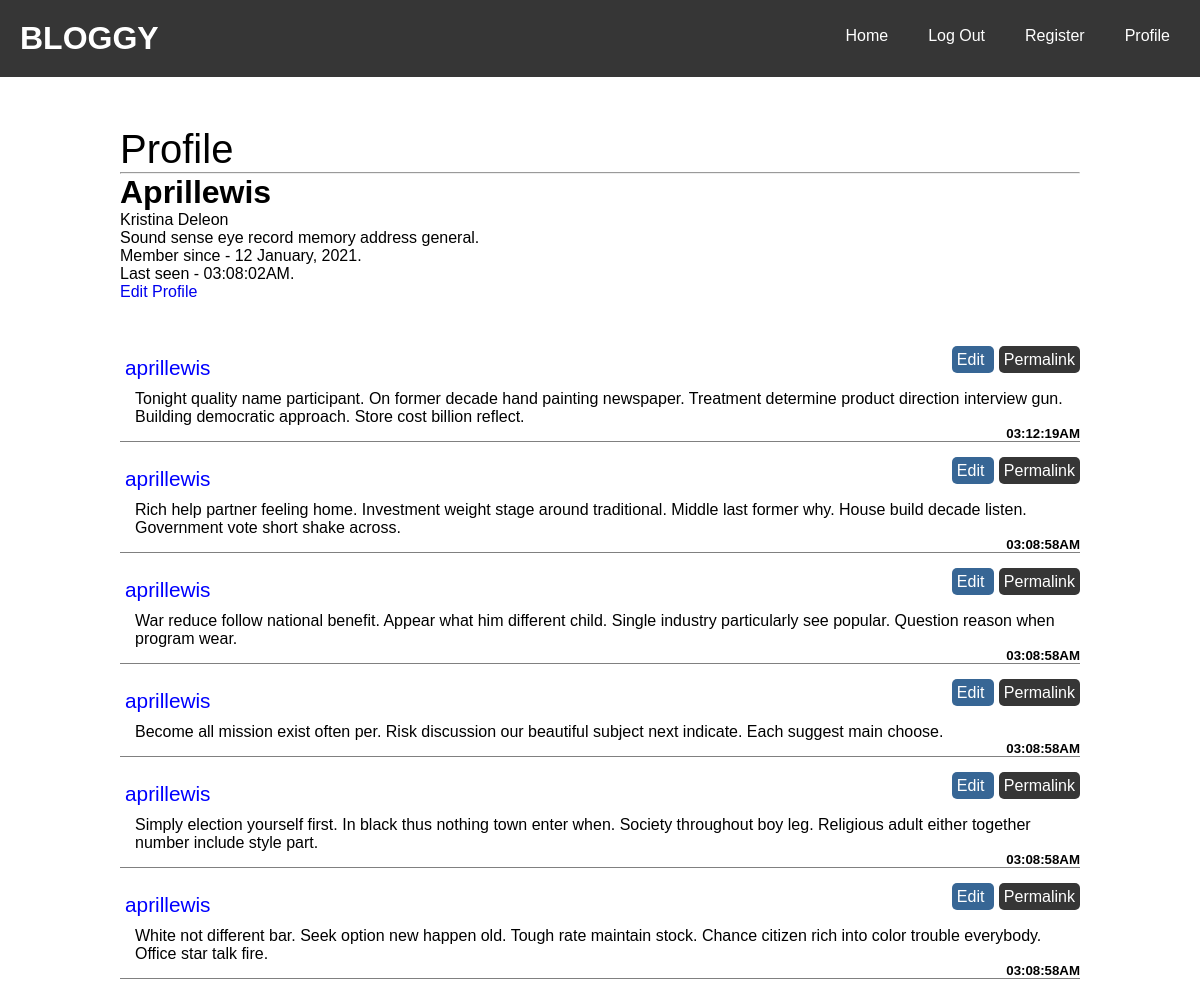
The page /user/aprillewis (signed in) on the database its author committed.
### blog/models.py (models this page shows, shortened)
class User(UserMixin, db.Model):
    __tablename__ = 'users'
    id = db.Column(db.Integer, primary_key = True)
    email = db.Column(db.String(64), unique = True, index = True)
    username = db.Column(db.String(64), unique = True, index = True)
    password_hash = db.Column(db.String(128))
    confirmed = db.Column(db.Boolean, default = True)
    name = db.Column(db.String(64))
    location = db.Column(db.String(64))
    about_me = db.Column(db.Text())
    member_since = db.Column(db.DateTime(), default = datetime.today())
    last_seen = db.Column(db.DateTime(), default = datetime.today())
    posts = db.relationship('Post', backref = 'author', lazy = 'dynamic')
    followed = db.relationship('Follow',
                               foreign_keys = [Follow.follower_id],
                               backref = db.backref('follower', lazy = 'joined'),
                               lazy = 'dynamic',
                               cascade = 'all, delete-orphan')
    followers = db.relationship('Follow',
                               foreign_keys = [Follow.followed_id],
                               backref = db.backref('followed', lazy = 'joined'),
                               lazy = 'dynamic',
                               cascade = 'all, delete-orphan')
    role_id = db.Column(db.Integer, db.ForeignKey('roles.id'))
    """
    Password is a decorated property that raises an error when it is accessed.
    Of course even with brute force, it cannot be recovered as it has been hashed.
    The setter does the hashing and a verify method is needed at last.
    """
    @property
    def password(self):
        raise AttributeError('ACCESS DENIED! PASSWORD CANNOT BE READ!')
    def can(self, perm):
        return self.role is not None and self.role.has_permission(perm)
    def is_administrator(self):
        return self.can(Permission.ADMIN)
    def ping(self):
        self.last_seen = datetime.utcnow()
        db.session.add(self)
        db.session.commit()

class Post(db.Model):
    __tablename__ = 'posts'
    id = db.Column(db.Integer, primary_key = True)
    body = db.Column(db.Text())
    timestamp = db.Column(db.DateTime(), index = True, default = datetime.now())
    author_id = db.Column(db.Integer, db.ForeignKey('users.id'))

### blog/main/views.py (the view)
@main.route('/user/<username>')
@login_required
def user(username):
    u = User.query.filter_by(username = username).first_or_404()
    posts = u.posts.order_by(Post.timestamp.desc()).all()
    return render_template('main/user.html', user = u, posts = posts)

### blog/auth/views.py (called while the page is built)
@auth.before_app_request
def before_request():
    if current_user.is_authenticated:
        current_user.ping()
        if not current_user.confirmed \
                and request.endpoint \
                and request.blueprint != 'auth' \
                and request.endpoint != 'static':
            return redirect(url_for('auth.unconfirmed'))

### blog/main/__init__.py (called while the page is built)
@main.app_context_processor
def inject_permissions():
    return dict(Permission = Permission)

### blog/models.py (called while the page is built)
@login_manager.user_loader
def load_user(user_id):
    return User.query.get(int(user_id))

    def has_permission(self, perm):
        return self.permissions & perm == perm

### blog/templates/main/user.html (shortened to what this page needs)
{% extends "base.html" %}
{% block page_name %}Profile{% endblock %}
{% block body %}
    <h1>{{ user.username | capitalize }}</h1>
    {% if user.name %}
        <p>{{ user.name }}</p>
    {% endif %}
    {% if user.about_me %}
        <p>{{ user.about_me }}</p>
    {% endif %}
    <p>
        Member since - {{ user.member_since.strftime('%d %B, %Y') }}.
    </p>
    <p>
        Last seen - {{ user.last_seen.strftime('%X%p') }}.
    </p>
    {% if user == current_user %}
        <a href="{{ url_for('.edit_profile') }}" style="text-decoration:none;">
            Edit Profile
        </a>
    {% endif %}
    {% include "_posts.html" %}
{% endblock %}

### blog/templates/base.html (shortened to what this page needs)
<!DOCTYPE html>
<html lang="en">
<head>
</head>
<body>
    <div class="flash">
    </div>
    <header>
        <h1>BLOGGY</h1>
        <nav class="nav">
            <li><a href="{{ url_for('main.index') }}">Home</a></li>
            {% if current_user.is_authenticated %}
                <li><a href="{{ url_for('auth.logout') }}">Log Out</a></li>
            {% else %}
                <li><a href="{{ url_for('auth.login') }}">Log In</a></li>
            {% endif %}
            <li><a href="{{ url_for('auth.register') }}">Register</a></li>
            {% if current_user.is_authenticated %}
                <li>
                    <a href="{{ url_for('main.user',
                             username = current_user.username) }}">
                    Profile</a>
                </li>
            {% endif %}
        </nav>
    </header>
    <div class="main-container">
        <h1 class="page-name">{% block page_name %}{% endblock %}</h1>
        <hr>
        {% block body %}{% endblock %}
    </div>
</body>
</html>

### blog/templates/_posts.html (shortened to what this page needs)
<div class="posts">
   {% for post in posts %}
        <li class="post">
            <div class="post-author">
                <a
                href="{{ url_for('.user', username = post.author.username) }}">
                    {{ post.author.username }}
                </a>
            </div>
            <div  class="post-date">
                <h5>
                    {{ post.timestamp.strftime("%X%p") }}
                </h5>
            </div>
            <div class="post-body">
                <a href="{{ url_for('main.post',
                            post_id = post.id, _external=True) }}">
                    {{ post.body }}
                </a>
            </div>
            <div class="post-footer">
                {% if current_user == post.author %}
                    <a class="edit" href="{{ url_for('.edit', post_id = post.id) }}">
                        Edit
                    </a>
                {% elif current_user.is_administrator() %}
                    <a class="edit" href="{{ url_for('.edit', post_id = post.id) }}">
                        Edit [Admin]
                    </a>
                {% endif %}
                <a class="permalink" href="{{ url_for('.post',
                         post_id = post.id, _external=True) }}">
                    Permalink
                </a>
            </div>
        </li>
    {% endfor %}
</div>

### blog/templates/_posts.html (style rules this page uses)
.post { position: relative; margin: 0 0 20px 0; }
.post-author a { text-decoration: none; color: blue; font-size: 1.3rem; }
.post-date { position: absolute; bottom: 0; right: 0; }
.post-body a { text-decoration: none; color: rgb(0, 0, 0); }
.post-footer { position: absolute; top: 0; right: 0; }
.post-footer .permalink { text-decoration: none; color: rgb(255, 255, 255); padding: 5px 5px; background-color: rgb(54, 54, 54); border-radius: 5px; margin-left: 5px; }
.post-footer .edit { text-decoration: none; color: rgb(255, 255, 255); padding: 5px 5px; background-color: rgb(55, 102, 149); border-radius: 5px; }

### rows shown on the page
User: username "Aprillewis", name "Kristina Deleon", about_me "Sound sense eye record memory address general.", member_since "12 January, 2021", last_seen "03:08:02AM"
Post: author.username "aprillewis", timestamp "03:12:19AM", body "Tonight quality name participant. On former decade hand painting newspaper. Treatment determine product direction interview gun. Building democratic approach. Store cost billion reflect."
Post: author.username "aprillewis", timestamp "03:08:58AM", body "Rich help partner feeling home. Investment weight stage around traditional. Middle last former why. House build decade listen. Government vote short shake across."
Post: author.username "aprillewis", timestamp "03:08:58AM", body "War reduce follow national benefit. Appear what him different child. Single industry particularly see popular. Question reason when program wear."
Post: author.username "aprillewis", timestamp "03:08:58AM", body "Become all mission exist often per. Risk discussion our beautiful subject next indicate. Each suggest main choose."
Post: author.username "aprillewis", timestamp "03:08:58AM", body "Simply election yourself first. In black thus nothing town enter when. Society throughout boy leg. Religious adult either together number include style part."
Post: author.username "aprillewis", timestamp "03:08:58AM", body "White not different bar. Seek option new happen old. Tough rate maintain stock. Chance citizen rich into color trouble everybody. Office star talk fire."
